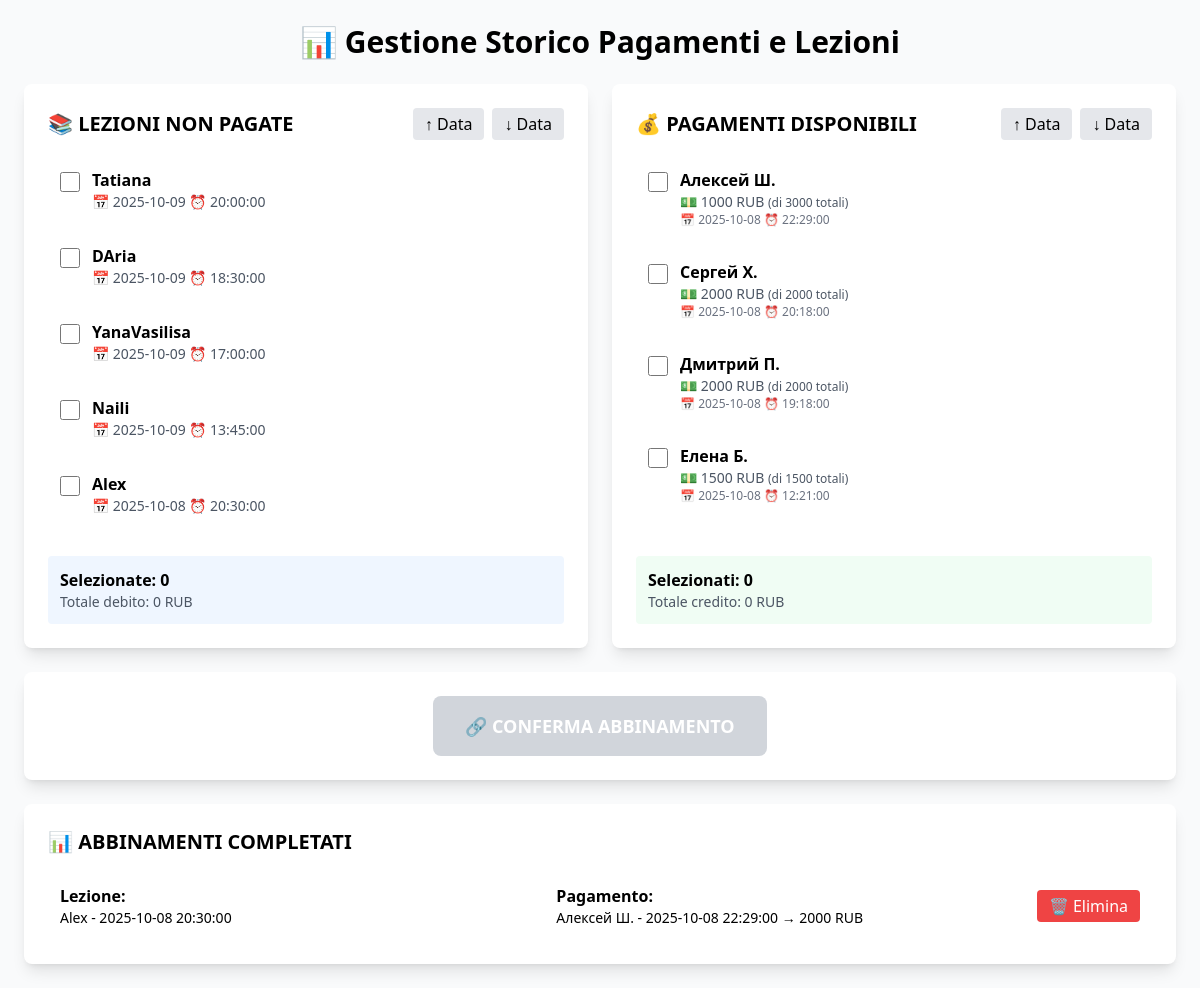
Before: / with the older database file.
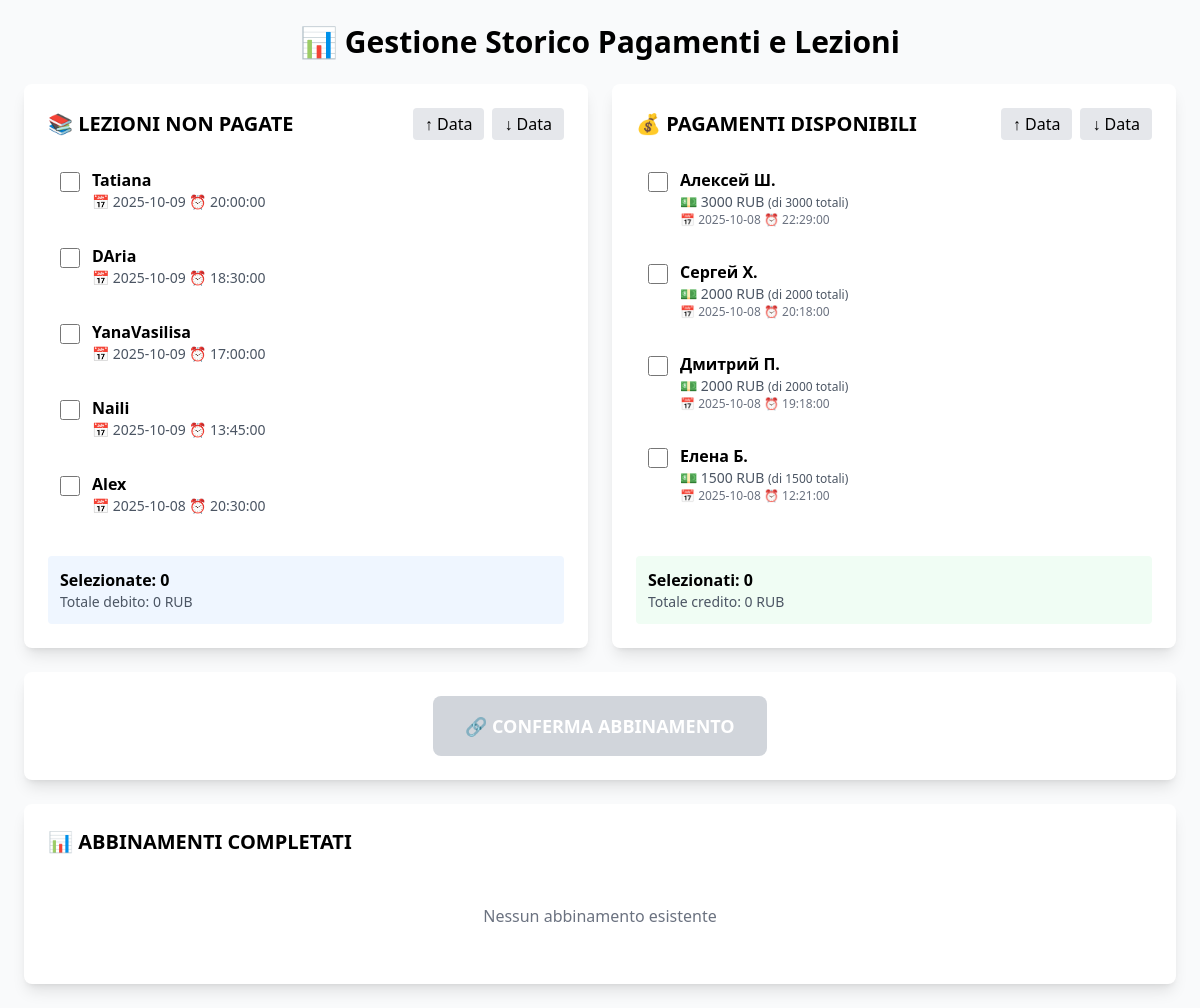
After: the same page with the newer database file.
### tables this page shows
CREATE TABLE lezioni (
        id_lezione INTEGER PRIMARY KEY AUTOINCREMENT,
        nome_studente TEXT NOT NULL,
        giorno DATE NOT NULL,
        ora TIME NOT NULL,
        nextcloud_event_id TEXT UNIQUE,
        durata_min INTEGER DEFAULT 60,
        stato TEXT CHECK(stato IN ('prevista', 'svolta', 'pagata')) DEFAULT 'prevista',
        created_at TIMESTAMP DEFAULT CURRENT_TIMESTAMP,
        updated_at TIMESTAMP DEFAULT CURRENT_TIMESTAMP
    );

CREATE TABLE pagamenti (
        id_pagamento INTEGER PRIMARY KEY AUTOINCREMENT,
        nome_pagante TEXT NOT NULL,
        giorno DATE NOT NULL,
        ora TIME NOT NULL,
        somma NUMERIC(10,2) NOT NULL,
        valuta TEXT DEFAULT 'EUR',
        stato TEXT CHECK(stato IN ('sospeso', 'associato', 'usato')) DEFAULT 'sospeso',
        fonte_msg_id TEXT UNIQUE,
        created_at TIMESTAMP DEFAULT CURRENT_TIMESTAMP,
        updated_at TIMESTAMP DEFAULT CURRENT_TIMESTAMP
    , skipped INTEGER DEFAULT 0, notificato INTEGER DEFAULT 0);

CREATE TABLE pagamenti_lezioni (
        id INTEGER PRIMARY KEY AUTOINCREMENT,
        pagamento_id INTEGER NOT NULL,
        lezione_id INTEGER NOT NULL,
        quota_usata NUMERIC(10,2) NOT NULL,
        created_at TIMESTAMP DEFAULT CURRENT_TIMESTAMP,
        FOREIGN KEY (pagamento_id) REFERENCES pagamenti (id_pagamento) ON DELETE CASCADE,
        FOREIGN KEY (lezione_id) REFERENCES lezioni (id_lezione) ON DELETE CASCADE,
        UNIQUE (pagamento_id, lezione_id)
    );

### web_interface/app.py (the view)
@app.route('/')
def index():
    lesson_order = request.args.get('lesson_order', 'DESC')
    payment_order = request.args.get('payment_order', 'DESC')
    lessons = get_unassigned_lessons(lesson_order)
    payments = get_available_payments(payment_order)
    abbinamenti = get_existing_abbinamenti()
    return render_template('index.html',
                          lessons=lessons,
                          payments=payments,
                          abbinamenti=abbinamenti,
                          lesson_order=lesson_order,
                          payment_order=payment_order)

### web_interface/app.py (called while the page is built)
def get_db():
    conn = sqlite3.connect(DB_PATH)
    conn.row_factory = sqlite3.Row
    return conn

def get_unassigned_lessons(order='DESC'):
    conn = get_db()
    cursor = conn.cursor()
    cursor.execute(f'''
        SELECT
            l.id_lezione,
            l.nome_studente,
            l.giorno,
            l.ora,
            COALESCE(SUM(pl.quota_usata), 0) as quota_pagata,
            CASE WHEN COALESCE(SUM(pl.quota_usata), 0) > 0 THEN 1 ELSE 0 END as is_abbinata
        FROM lezioni l
        LEFT JOIN pagamenti_lezioni pl ON l.id_lezione = pl.lezione_id
        GROUP BY l.id_lezione
        ORDER BY l.giorno {order}, l.ora {order}
    ''')
    lessons = []
    for row in cursor.fetchall():
        lessons.append({
            'id': row['id_lezione'],
            'studente': row['nome_studente'],
            'giorno': row['giorno'],
            'ora': row['ora'],
            'is_abbinata': row['is_abbinata']
        })
    conn.close()
    return lessons

### web_interface/templates/index.html (shortened to what this page needs)
<!DOCTYPE html>
<html lang="it">
<head>
    <script src="https://cdn.tailwindcss.com"></script>
</head>
<body class="bg-gray-50 p-6">
    <div class="max-w-7xl mx-auto">
        <h1 class="text-3xl font-bold mb-6 text-center">📊 Gestione Storico Pagamenti e Lezioni</h1>
        <div class="grid grid-cols-2 gap-6 mb-6">
            <div class="bg-white rounded-lg shadow-lg p-6">
                <div class="flex justify-between items-center mb-4">
                    <h2 class="text-xl font-bold">📚 LEZIONI NON PAGATE</h2>
                    <div class="flex gap-2">
                        <a href="?lesson_order=ASC&payment_order={{ payment_order }}"
                           class="px-3 py-1 bg-gray-200 rounded hover:bg-gray-300">
                            ↑ Data
                        </a>
                        <a href="?lesson_order=DESC&payment_order={{ payment_order }}"
                           class="px-3 py-1 bg-gray-200 rounded hover:bg-gray-300">
                            ↓ Data
                        </a>
                    </div>
                </div>
                <div class="space-y-2 max-h-96 overflow-y-auto" id="lessons-list">
                    {% for lesson in lessons %}
                    <div class="lesson-item p-3 rounded">
                        <label class="flex items-start cursor-pointer">
                            <input type="checkbox"
                                   name="lessons[]"
                                   value="{{ lesson.id }}"
                                   class="mt-1 mr-3 w-5 h-5 lesson-checkbox"
                                   onchange="updateTotals()">
                            <div class="flex-1">
                                <div class="font-semibold">{{ lesson.studente }}</div>
                                <div class="text-sm text-gray-600">
                                    📅 {{ lesson.giorno }} ⏰ {{ lesson.ora }}
                                </div>
                            </div>
                        </label>
                    </div>
                    {% else %}
                    <p class="text-gray-500 text-center py-8">Nessuna lezione da pagare</p>
                    {% endfor %}
                </div>
                <div class="mt-4 p-3 bg-blue-50 rounded">
                    <div class="font-semibold">Selezionate: <span id="lessons-count">0</span></div>
                    <div class="text-sm text-gray-600">Totale debito: <span id="lessons-total">0</span> RUB</div>
                </div>
            </div>
            <div class="bg-white rounded-lg shadow-lg p-6">
                <div class="flex justify-between items-center mb-4">
                    <h2 class="text-xl font-bold">💰 PAGAMENTI DISPONIBILI</h2>
                    <div class="flex gap-2">
                        <a href="?lesson_order={{ lesson_order }}&payment_order=ASC"
                           class="px-3 py-1 bg-gray-200 rounded hover:bg-gray-300">
                            ↑ Data
                        </a>
                        <a href="?lesson_order={{ lesson_order }}&payment_order=DESC"
                           class="px-3 py-1 bg-gray-200 rounded hover:bg-gray-300">
                            ↓ Data
                        </a>
                    </div>
                </div>
                <div class="space-y-2 max-h-96 overflow-y-auto" id="payments-list">
                    {% for payment in payments %}
                    <div class="payment-item p-3 rounded">
                        <label class="flex items-start cursor-pointer">
                            <input type="checkbox"
                                   name="payments[]"
                                   value="{{ payment.id }}"
                                   data-residuo="{{ payment.residuo }}"
                                   class="mt-1 mr-3 w-5 h-5 payment-checkbox"
                                   onchange="updateTotals()">
                            <div class="flex-1">
                                <div class="font-semibold">{{ payment.nome_pagante }}</div>
                                <div class="text-sm text-gray-600">
                                    💵 {{ payment.residuo }} {{ payment.valuta }}
                                    <span class="text-xs">(di {{ payment.somma }} totali)</span>
                                </div>
                                <div class="text-xs text-gray-500">
                                    📅 {{ payment.giorno }} ⏰ {{ payment.ora }}
                                </div>
                            </div>
                        </label>
                    </div>
                    {% else %}
                    <p class="text-gray-500 text-center py-8">Nessun pagamento disponibile</p>
                    {% endfor %}
                </div>
                <div class="mt-4 p-3 bg-green-50 rounded">
                    <div class="font-semibold">Selezionati: <span id="payments-count">0</span></div>
                    <div class="text-sm text-gray-600">Totale credito: <span id="payments-total">0</span> RUB</div>
                </div>
            </div>
        </div>
        <div class="bg-white rounded-lg shadow-lg p-6 mb-6">
            <div class="flex items-center justify-center">
                <form action="/abbina" method="POST" id="abbina-form" onsubmit="return validateSelection()">
                    <button type="submit"
                            id="confirm-btn"
                            class="px-8 py-4 bg-blue-600 text-white rounded-lg font-bold text-lg hover:bg-blue-700 disabled:bg-gray-300 disabled:cursor-not-allowed"
                            disabled>
                        🔗 CONFERMA ABBINAMENTO
                    </button>
                </form>
            </div>
        </div>
        <div class="bg-white rounded-lg shadow-lg p-6">
            <h2 class="text-xl font-bold mb-4">📊 ABBINAMENTI COMPLETATI</h2>
            {% if abbinamenti %}
            <div class="space-y-2">
                {% for abb in abbinamenti %}
                <div class="abbinamento-item p-3 rounded flex justify-between items-center">
                    <div class="flex-1 grid grid-cols-2 gap-4">
                        <div>
                            <div class="font-semibold">Lezione:</div>
                            <div class="text-sm">{{ abb.lezione }}</div>
                        </div>
                        <div>
                            <div class="font-semibold">Pagamento:</div>
                            <div class="text-sm">{{ abb.pagamento }} → {{ abb.quota }} {{ abb.valuta }}</div>
                        </div>
                    </div>
                    <form action="/delete/{{ abb.id }}" method="POST"
                          onsubmit="return confirm('Eliminare questo abbinamento?')">
                        <button type="submit"
                                class="px-3 py-1 bg-red-500 text-white rounded hover:bg-red-600">
                            🗑️ Elimina
                        </button>
                    </form>
                </div>
                {% endfor %}
            </div>
            {% else %}
            <p class="text-gray-500 text-center py-8">Nessun abbinamento esistente</p>
            {% endif %}
        </div>
    </div>
</body>
</html>

### web_interface/templates/index.html (style rules this page uses)
.lesson-item { @apply border-l-4 border-green-500 bg-green-50; }
.payment-item { @apply border-l-4 border-green-500 bg-green-50; }

Changed rows visible on the page:
removed pagamenti_lezioni: lezione "Alex - 2025-10-08 20:30:00", pagamento "Алексей Ш. - 2025-10-08 22:29:00", quota "2000", valuta "RUB"
changed pagamenti "Алексей Ш.": residuo "1000" → "3000"
Other visible differences:
text now shown: "Nessun abbinamento esistente"
